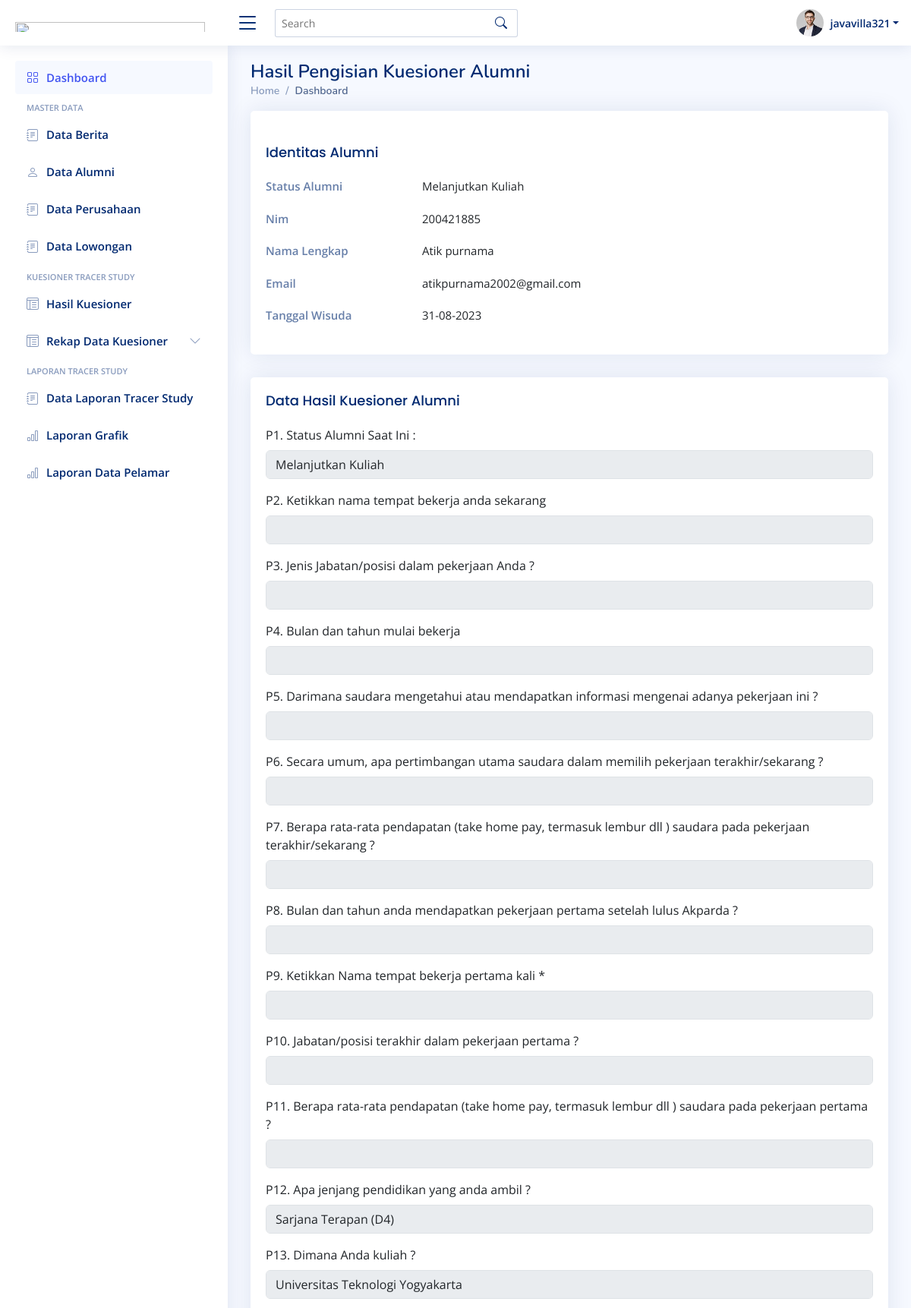
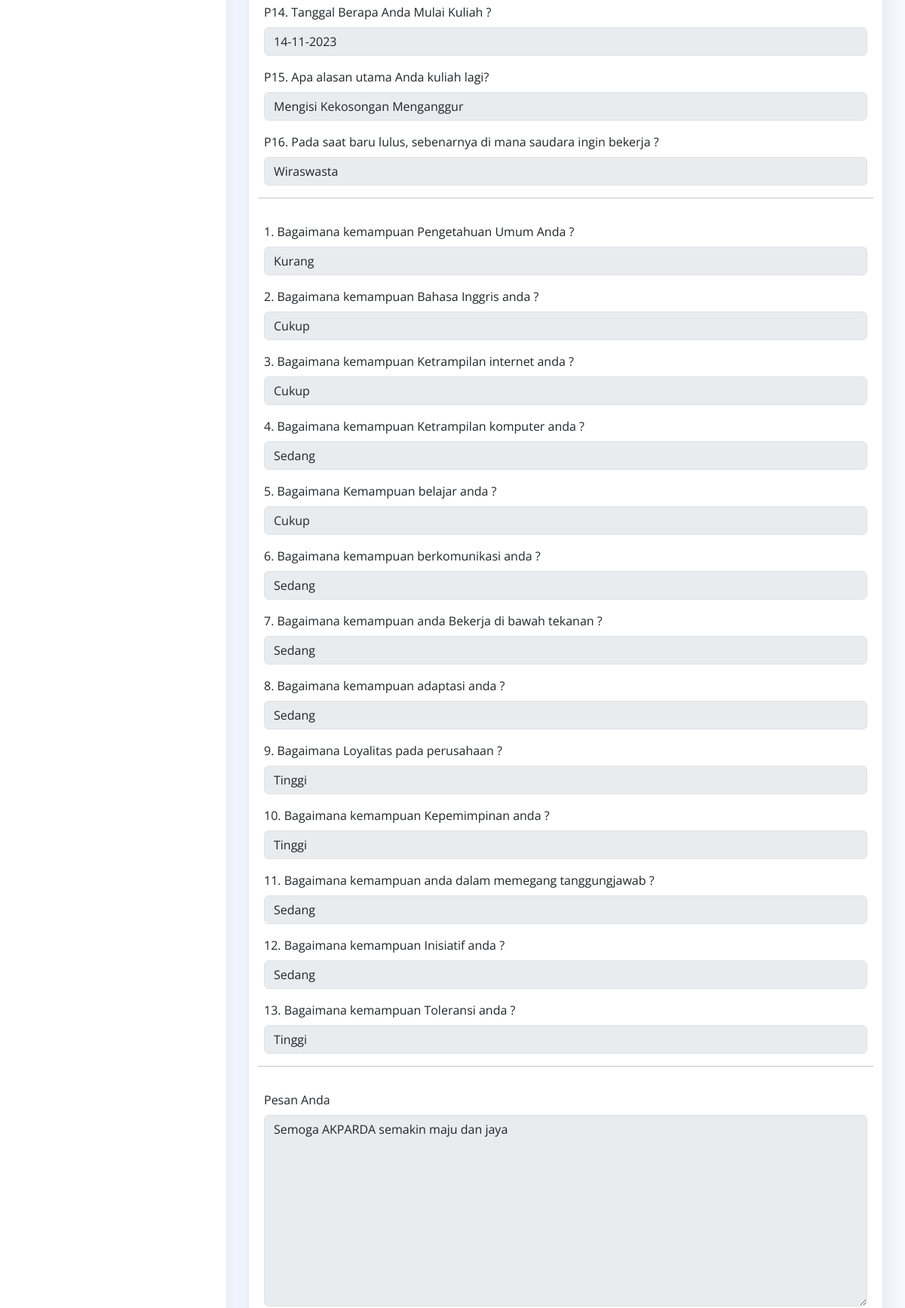
Page /Admin/view_kuesioner.php?id_tracer=1 (signed in, upper part) on the committed database (2 pictures, top to bottom).
### tables this page shows
CREATE TABLE `tb_tracerstudy` (
  `id_tracer` int(11) NOT NULL,
  `nim` int(11) NOT NULL,
  `tanggal` date NOT NULL,
  `P1` varchar(200) NOT NULL,
  `P2` varchar(200) NOT NULL,
  `P3` varchar(200) NOT NULL,
  `P4` varchar(200) NOT NULL,
  `P5` varchar(200) NOT NULL,
  `P6` varchar(200) NOT NULL,
  `P7` varchar(200) NOT NULL,
  `P8` varchar(200) NOT NULL,
  `P9` varchar(200) NOT NULL,
  `P10` varchar(200) NOT NULL,
  `P11` varchar(200) NOT NULL,
  `P12` varchar(200) NOT NULL,
  `P13` varchar(200) NOT NULL,
  `P14` varchar(200) NOT NULL,
  `P15` varchar(200) NOT NULL,
  `P16` varchar(200) NOT NULL,
  `opsi_1` varchar(200) NOT NULL,
  `opsi_2` varchar(200) NOT NULL,
  `opsi_3` varchar(200) NOT NULL,
  `opsi_4` varchar(200) NOT NULL,
  `opsi_5` varchar(200) NOT NULL,
  `opsi_6` varchar(200) NOT NULL,
  `opsi_7` varchar(200) NOT NULL,
  `opsi_8` varchar(200) NOT NULL,
  `opsi_9` varchar(200) NOT NULL,
  `opsi_10` varchar(200) NOT NULL,
  `opsi_11` varchar(200) NOT NULL,
  `opsi_12` varchar(200) NOT NULL,
  `opsi_13` varchar(200) NOT NULL,
  `pesan` mediumtext NOT NULL,
  `kesan` mediumtext NOT NULL
);

CREATE TABLE `tb_alumni` (
  `nim` int(11) NOT NULL,
  `nama_lengkap` varchar(100) NOT NULL,
  `tempat_lahir` varchar(50) NOT NULL,
  `tanggal_lahir` date NOT NULL,
  `jenis_kelamin` enum('Laki-Laki','Perempuan','','') NOT NULL,
  `agama` enum('Islam','Kristen','Katholik','Hindu','Budha') NOT NULL,
  `nama_orangtua` varchar(100) NOT NULL,
  `alamat_orangtua` mediumtext NOT NULL,
  `alamat_mahasiswa` mediumtext NOT NULL,
  `no_telepon` char(13) NOT NULL,
  `email` varchar(100) NOT NULL,
  `password` char(32) NOT NULL,
  `judul_TA` mediumtext NOT NULL,
  `dosen_pembimbing_1` varchar(50) NOT NULL,
  `dosen_pembimbing_2` varchar(50) NOT NULL,
  `total_sks` int(11) NOT NULL,
  `tanggal_wisuda` date NOT NULL,
  `ipk` varchar(20) NOT NULL
);

### Admin/view_kuesioner.php (the view, shortened to what this page needs)
<?php
include 'header.php';
?>
<!DOCTYPE html>
<html lang="en">
<head>
  <link href="assets/vendor/bootstrap/css/bootstrap.min.css" rel="stylesheet">
  <link href="assets/vendor/bootstrap-icons/bootstrap-icons.css" rel="stylesheet">
  <link href="assets/vendor/boxicons/css/boxicons.min.css" rel="stylesheet">
  <link href="assets/vendor/quill/quill.snow.css" rel="stylesheet">
  <link href="assets/vendor/quill/quill.bubble.css" rel="stylesheet">
  <link href="assets/vendor/remixicon/remixicon.css" rel="stylesheet">
  <link href="assets/vendor/simple-datatables/style.css" rel="stylesheet">
  <link href="assets/css/style.css" rel="stylesheet">
</head>
<body>
  <?php
    if(isset($_GET['id_tracer'])){
        $Nim    =$_GET['id_tracer'];
    }
    else {
        die ("Tidak ada data!");
    }
    include "../db/koneksi.php";
    $query     =mysqli_query($con, "SELECT * FROM tb_tracerstudy LEFT JOIN tb_alumni ON tb_tracerstudy.nim= tb_alumni.nim WHERE id_tracer='$Nim'");
    $result    =mysqli_fetch_array($query);
?>
 <main id="main" class="main">
    <div class="pagetitle">
      <h1>Hasil Pengisian Kuesioner Alumni</h1>
       <nav>
        <ol class="breadcrumb">
          <li class="breadcrumb-item"><a href="#">Home</a></li>
          <li class="breadcrumb-item active">Dashboard</li>
        </ol>
      </nav>
    </div>
   <section class="section profile">
      <div class="row">
        <div class="col-xl-12">
          <div class="card">
            <div class="card-body pt-3">
              <div class="tab-content pt-2">
                <div class="tab-pane fade show active profile-overview" id="profile-overview">
                  <h5 class="card-title">Identitas Alumni</h5>
                  <div class="row">
                    <div class="col-lg-3 col-md-4 label ">Status Alumni</div>
                    <div class="col-lg-9 col-md-8"><?php echo $result['P1']?></div>
                  </div>
                  <div class="row">
                    <div class="col-lg-3 col-md-4 label">Nim</div>
                    <div class="col-lg-9 col-md-8"><?php echo $result['nim']?></div>
                  </div>
                  <div class="row">
                    <div class="col-lg-3 col-md-4 label">Nama Lengkap</div>
                    <div class="col-lg-9 col-md-8"><?php echo $result['nama_lengkap']?></div>
                  </div>
                  <div class="row">
                    <div class="col-lg-3 col-md-4 label">Email</div>
                    <div class="col-lg-9 col-md-8"><?php echo $result['email']?></div>
                  </div>
                   <div class="row">
                    <div class="col-lg-3 col-md-4 label">Tanggal Wisuda</div>
                    <div class="col-lg-9 col-md-8"><?php echo date('d-m-Y', strtotime($result["tanggal_wisuda"]));?></div>
                  </div>
                  </div>
                  </div>
                </div>
              </div>
            </div>
          </div>
    </section>
 <section class="section">
      <div class="row">
        <div class="col-lg-12">
          <div class="card">
            <div class="card-body">
             <h5 class="card-title">Data Hasil Kuesioner Alumni </h5>
                <div class="row mb-3">
                  <div class="col-sm-12">
              <form action="" method="post" enctype="multipart/form-data" class="row g-3">
                 <div class="col-12">
                  <label for="inputEmail4" class="form-label">P1. Status Alumni Saat Ini :</label>
                  <input type="text" class="form-control" id="inputEmail4" value="<?php echo $result['P1']?>" disabled>
                </div>
                <div class="col-12">
                  <label for="inputEmail4" class="form-label">P2. Ketikkan nama tempat bekerja anda sekarang</label>
                  <input type="text" class="form-control" id="inputEmail4" value="<?php echo $result['P2']?>" disabled>
                </div>
                <div class="col-12">
                  <label for="inputPassword4" class="form-label">P3. Jenis Jabatan/posisi dalam pekerjaan Anda ?</label>
                  <input type="text" class="form-control" id="inputPassword4" value="<?php echo $result['P3']?>" disabled>
                </div>
                <div class="col-12">
                  <label for="inputAddress" class="form-label">P4. Bulan dan tahun mulai bekerja</label>
                  <input type="text" class="form-control" id="inputAddress" value="<?php echo $result["P4"];?>" disabled>
                </div>
                                <div class="col-12">
                  <label for="inputNanme4" class="form-label">P5. Darimana saudara mengetahui atau mendapatkan informasi mengenai adanya pekerjaan ini ?</label>
                  <input type="text" class="form-control" id="inputNanme4" value="<?php echo $result['P5']?>" disabled>
                </div>
                <div class="col-12">
                  <label for="inputEmail4" class="form-label">P6. Secara umum, apa pertimbangan utama saudara dalam memilih pekerjaan terakhir/sekarang ?</label>
                  <input type="text" class="form-control" id="inputEmail4" value="<?php echo $result['P6']?>" disabled>
                </div>
                <div class="col-12">
                  <label for="inputPassword4" class="form-label">P7. Berapa rata-rata pendapatan (take home pay, termasuk lembur dll ) saudara pada pekerjaan terakhir/sekarang ?</label>
                  <input type="text" class="form-control" id="inputPassword4" value="<?php echo $result['P7']?>" disabled>
                </div>
                                <div class="col-12">
                  <label for="inputNanme4" class="form-label">P8. Bulan dan tahun anda mendapatkan pekerjaan pertama setelah lulus Akparda ?</label>
                  <input type="text" class="form-control" id="inputNanme4" value="<?php echo $result["P8"];?>" disabled>
                </div>
                <div class="col-12">
                  <label for="inputEmail4" class="form-label">P9. Ketikkan Nama tempat bekerja pertama kali
*</label>
                  <input type="text" class="form-control" id="inputEmail4" value="<?php echo $result['P9']?>" disabled>
                </div>
                <div class="col-12">
                  <label for="inputPassword4" class="form-label">P10. Jabatan/posisi terakhir dalam pekerjaan pertama ?</label>
                  <input type="text" class="form-control" id="inputPassword4" value="<?php echo $result['P10']?>" disabled>
                </div>
                                <div class="col-12">
                  <label for="inputNanme4" class="form-label">P11. Berapa rata-rata pendapatan (take home pay, termasuk lembur dll ) saudara pada pekerjaan pertama ?</label>
                  <input type="text" class="form-control" id="inputNanme4" value="<?php echo $result['P11']?>" disabled>
                </div>
                <div class="col-12">
                  <label for="inputEmail4" class="form-label"> P12. Apa jenjang pendidikan yang anda ambil ?</label>
                  <input type="text" class="form-control" id="inputEmail4" value="<?php echo $result['P12']?>" disabled>
                </div>
                <div class="col-12">
                  <label for="inputPassword4" class="form-label">P13. Dimana Anda kuliah ?</label>
                  <input type="text" class="form-control" id="inputPassword4" value="<?php echo $result['P13']?>" disabled>
                </div>
                                <div class="col-12">
                  <label for="inputNanme4" class="form-label">  P14. Tanggal Berapa Anda Mulai Kuliah ?</label>
                  <input type="text" class="form-control" id="inputNanme4" value="<?php echo date('d-m-Y', strtotime($result["P14"]));?>" disabled>
                </div>
                <div class="col-12">
                  <label for="inputEmail4" class="form-label"> P15. Apa alasan utama Anda kuliah lagi?</label>
                  <input type="text" class="form-control" id="inputEmail4" value="<?php echo $result['P15']?>" disabled>
                </div>
                <div class="col-12">
                  <label for="inputPassword4" class="form-label"> P16. Pada saat baru lulus, sebenarnya di mana saudara ingin bekerja ?</label>
                  <input type="text" class="form-control" id="inputPassword4" value="<?php echo $result['P16']?>" disabled>
                </div><hr>
                                <div class="col-12">
                  <label for="inputNanme4" class="form-label">1. Bagaimana kemampuan Pengetahuan Umum Anda ?</label>
                  <input type="text" class="form-control" id="inputNanme4" value="<?php echo $result['opsi_1']?>" disabled>
                </div>
                <div class="col-12">
                  <label for="inputEmail4" class="form-label">2. Bagaimana kemampuan Bahasa Inggris anda ?</label>
                  <input type="text" class="form-control" id="inputEmail4" value="<?php echo $result['opsi_2']?>" disabled>
                </div>
                <div class="col-12">
                  <label for="inputPassword4" class="form-label">3. Bagaimana kemampuan Ketrampilan internet anda ?</label>
                  <input type="text" class="form-control" id="inputPassword4" value="<?php echo $result['opsi_2']?>" disabled>
                </div>
                 <div class="col-12">
                  <label for="inputPassword4" class="form-label">4. Bagaimana kemampuan Ketrampilan komputer anda ?</label>
                  <input type="text" class="form-control" id="inputPassword4" value="<?php echo $result['opsi_4']?>" disabled>
                </div>
                 <div class="col-12">
                  <label for="inputPassword4" class="form-label">5. Bagaimana Kemampuan belajar anda ?</label>
                  <input type="text" class="form-control" id="inputPassword4" value="<?php echo $result['opsi_5']?>" disabled>
                </div>
                 <div class="col-12">
                  <label for="inputPassword4" class="form-label">6. Bagaimana kemampuan berkomunikasi anda ?</label>
                  <input type="text" class="form-control" id="inputPassword4" value="<?php echo $result['opsi_6']?>" disabled>
                </div>
                 <div class="col-12">
                  <label for="inputPassword4" class="form-label">7. Bagaimana kemampuan anda Bekerja di bawah tekanan ?</label>
                  <input type="text" class="form-control" id="inputPassword4" value="<?php echo $result['opsi_7']?>" disabled>
                </div>
                 <div class="col-12">
                  <label for="inputPassword4" class="form-label">8. Bagaimana kemampuan adaptasi anda ? </label>
                  <input type="text" class="form-control" id="inputPassword4" value="<?php echo $result['opsi_8']?>" disabled>
                </div>
                 <div class="col-12">
                  <label for="inputPassword4" class="form-label">9. Bagaimana Loyalitas pada perusahaan ? </label>
                  <input type="text" class="form-control" id="inputPassword4" value="<?php echo $result['opsi_9']?>" disabled>
                </div>
                 <div class="col-12">
                  <label for="inputPassword4" class="form-label">10. Bagaimana kemampuan Kepemimpinan anda ? </label>
                  <input type="text" class="form-control" id="inputPassword4" value="<?php echo $result['opsi_10']?>" disabled>
                </div>
                <div class="col-12">
                  <label for="inputPassword4" class="form-label">11. Bagaimana kemampuan anda dalam memegang tanggungjawab ?</label>
                  <input type="text" class="form-control" id="inputPassword4" value="<?php echo $result['opsi_11']?>" disabled>
                </div>
                <div class="col-12">
                  <label for="inputPassword4" class="form-label">12. Bagaimana kemampuan Inisiatif anda ?</label>
                  <input type="text" class="form-control" id="inputPassword4" value="<?php echo $result['opsi_12']?>" disabled>
                </div>
                <div class="col-12">
                  <label for="inputPassword4" class="form-label">13. Bagaimana kemampuan Toleransi anda ?</label>
                  <input type="text" class="form-control" id="inputPassword4" value="<?php echo $result['opsi_13']?>" disabled>
                </div><hr>
                 <div class="col-12">
                  <label for="inputPassword4" class="form-label">Pesan Anda</label>
                   <textarea class="form-control" name="pesan" id="editor"  rows="10" class="form-control" disabled><?=$result['pesan']?></textarea>
                </div>
              </form>
            </div>
          </div>
        </div>
      </div>
    </div>
  </div>
</section>
  </main>
</body>
</html>
<?php include'footer.php';  ?>

### Admin/assets/css/style.css (style rules this page uses)
:root { scroll-behavior: smooth; }
body { font-family: "Open Sans", sans-serif; background: #f6f9ff; color: #444444; }
a { color: #4154f1; text-decoration: none; }
h1, h2, h3, h4, h5, h6 { font-family: "Nunito", sans-serif; }
#main { margin-top: 60px; padding: 20px 30px; transition: all 0.3s; }
.pagetitle { margin-bottom: 10px; }
.pagetitle h1 { font-size: 24px; margin-bottom: 0; font-weight: 600; color: #012970; }
.card { margin-bottom: 30px; border: none; border-radius: 5px; box-shadow: 0px 0 30px rgba(1, 41, 112, 0.1); }
.card-title { padding: 20px 0 15px 0; font-size: 18px; font-weight: 500; color: #012970; font-family: "Poppins", sans-serif; }
.card-body { padding: 0 20px 20px 20px; }
.breadcrumb { font-size: 14px; font-family: "Nunito", sans-serif; color: #899bbd; font-weight: 600; }
.breadcrumb a { color: #899bbd; transition: 0.3s; }
.breadcrumb .breadcrumb-item::before { color: #899bbd; }
.breadcrumb .active { color: #51678f; font-weight: 600; }
@media (min-width: 1200px) { #main, #footer { margin-left: 300px; } }
.profile .profile-overview .row { margin-bottom: 20px; font-size: 15px; }
.profile .profile-overview .card-title { color: #012970; }
.profile .profile-overview .label { font-weight: 600; color: rgba(1, 41, 112, 0.6); }

### rows in the picture
tb_tracerstudy: P1 "Melanjutkan Kuliah", nim.nim "200421885", nim.nama_lengkap "Atik purnama", nim.email "atikpurnama2002@gmail.com", nim.tanggal_wisuda "31-08-2023", P12 "Sarjana Terapan (D4)", P13 "Universitas Teknologi Yogyakarta", P14 "14-11-2023", P15 "Mengisi Kekosongan Menganggur", P16 "Wiraswasta", opsi_1 "Kurang", opsi_2 "Cukup", opsi_4 "Sedang", opsi_5 "Cukup", opsi_6 "Sedang", opsi_7 "Sedang", opsi_8 "Sedang", opsi_9 "Tinggi", opsi_10 "Tinggi", opsi_11 "Sedang", opsi_12 "Sedang", opsi_13 "Tinggi", pesan "Semoga AKPARDA semakin maju dan jaya"

### other values in the picture
$VarUsername "javavilla321"
